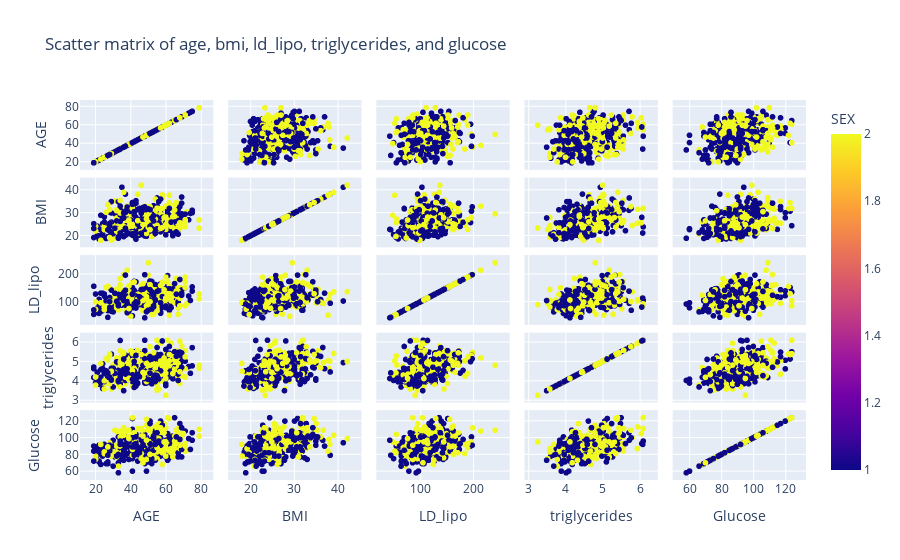

Here is the notebook cell this chart was saved with:
### Markdown cell above
&#9989; **(7 pt):** Create another scatter matrix plot like you did above, but now use different colors for the male and female data points.

### Code cell
## Put your code here
fig = px.scatter_matrix(data_frame=no_y_df, dimensions=['AGE', 'BMI', 'LD_lipo', 'triglycerides', 'Glucose'],
                        title='Scatter matrix of age, bmi, ld_lipo, triglycerides, and glucose',
                        color='SEX')
fig.show()

### Figure 1 — Plotly figure (JSON) as saved in the notebook; plotly's stock layout.template omitted (floating-point values rounded to 4 significant figures; data arrays with more than 128 entries replaced by an {"elided": "..."} marker saying what was removed)
{"data": [{"dimensions": [{"axis": {"matches": true}, "label": "AGE", "values": {"elided": "442 int values"}}, {"axis": {"matches": true}, "label": "BMI", "values": {"elided": "442 float values"}}, {"axis": {"matches": true}, "label": "LD_lipo", "values": {"elided": "442 float values"}}, {"axis": {"matches": true}, "label": "triglycerides", "values": {"elided": "442 float values"}}, {"axis": {"matches": true}, "label": "Glucose", "values": {"elided": "442 int values"}}], "hovertemplate": "%{xaxis.title.text}=%{x}<br>%{yaxis.title.text}=%{y}<br>SEX=%{marker.color}<extra></extra>", "legendgroup": "", "marker": {"color": {"elided": "442 int values"}, "coloraxis": "coloraxis", "symbol": "circle"}, "name": "", "showlegend": false, "type": "splom"}], "layout": {"autosize": true, "coloraxis": {"colorbar": {"title": {"text": "SEX"}}, "colorscale": [[0, "#0d0887"], [0.1111, "#46039f"], [0.2222, "#7201a8"], [0.3333, "#9c179e"], [0.4444, "#bd3786"], [0.5556, "#d8576b"], [0.6667, "#ed7953"], [0.7778, "#fb9f3a"], [0.8889, "#fdca26"], [1, "#f0f921"]]}, "dragmode": "select", "legend": {"tracegroupgap": 0}, "title": {"text": "Scatter matrix of age, bmi, ld_lipo, triglycerides, and glucose"}, "xaxis": {"autorange": true, "range": [4.433, 93.57], "type": "linear"}, "xaxis2": {"autorange": true, "range": [12.12, 48.08], "type": "linear"}, "xaxis3": {"autorange": true, "range": [-7.15, 291.1], "type": "linear"}, "xaxis4": {"autorange": true, "range": [2.566, 6.799], "type": "linear"}, "xaxis5": {"autorange": true, "range": [41.98, 140.0], "type": "linear"}, "yaxis": {"autorange": true, "range": [4.433, 93.57], "type": "linear"}, "yaxis2": {"autorange": true, "range": [12.12, 48.08], "type": "linear"}, "yaxis3": {"autorange": true, "range": [-7.15, 291.1], "type": "linear"}, "yaxis4": {"autorange": true, "range": [2.566, 6.799], "type": "linear"}, "yaxis5": {"autorange": true, "range": [41.98, 140.0], "type": "linear"}}}
